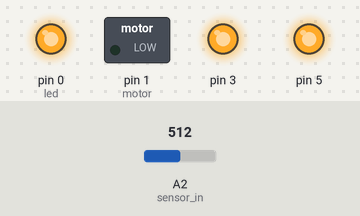
Simulated run of this sketch. Board: Arduino Uno, built with avr-gcc and run on an emulated ATmega328P. Shown: switched loads named in the sketch (green lamp = pin HIGH), output pins drawn as LEDs (lit = HIGH). The inputs (shaded band) are chosen by the test bench; at power-on: A2 (sensor_in) = 512. Pins used as bus, display or sensor lines are not drawn.

Above: at 1.2 s.
1.3 s: A2 (sensor_in) set to 272
2.8 s: A2 (sensor_in) set to 249
At 3.6 s:
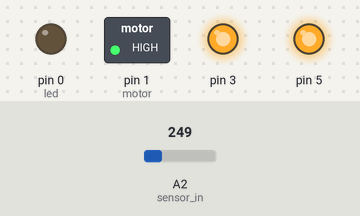
4.3 s: A2 (sensor_in) set to 265
At 4.8 s:
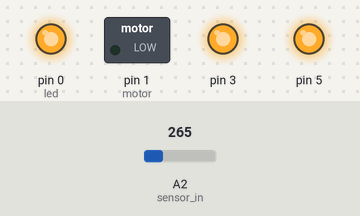
5.8 s: A2 (sensor_in) set to 245
At 7.2 s:
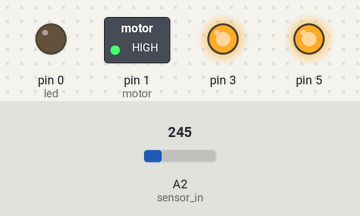
Timing chart, 0 to 8.3 s (numbered marks = the images above; inputs shaded):
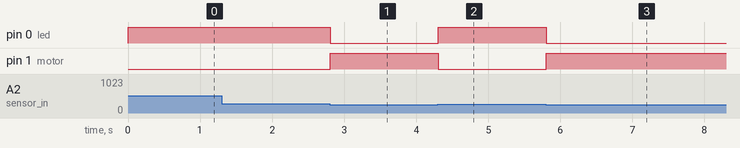

Measured:
- the behaviour switches between 256 and 255 on A2 (sensor_in) (found by bisection; images 0 and 1)
- after the input at 1.3 s, every drawn part: stays the same
- after the input at 2.8 s, pin 0 (led): HIGH → LOW at once; pin 1 (motor): LOW → HIGH at once
- after the input at 4.3 s, pin 0 (led): LOW → HIGH at once; pin 1 (motor): HIGH → LOW at once
- after the input at 5.8 s, pin 0 (led): HIGH → LOW at once; pin 1 (motor): LOW → HIGH at once

The sketch:

IR_vibro_0.ino
```cpp
/*
  IR_vibro
  brightness of an led, and the speed of a vibro motor, is set by proximity, using a sharp
  IR range measurement sensor.

 */

const int vibe_threshold = 20;
const int threshold = 20;

int led = 0; // PB0 = dip pin 5
int motor = 1;  // PB1 = dip pin 6
int sensor_in = 2; // ADC2 = PB4 (8pin dip pin 3)

void setup() {
  // initialize the digital pin as an output.
  pinMode(led, OUTPUT);
  pinMode(motor, OUTPUT);

  // to minimize power consumption, make unused pins outputs and drive them somewhere.
  pinMode(3, OUTPUT);
  pinMode(2, OUTPUT);
  pinMode(5, OUTPUT);
  digitalWrite(3,HIGH);
  digitalWrite(2,HIGH);
  digitalWrite(5,HIGH);
}

int sensor_value = 0;
int sensor_value_in = 0;
int i;


void loop() {

  sensor_value_in =  analogRead(sensor_in); // 10 bit input, 5v = code 1023,
                                            // but sensor only goes up to about 2.4 v

  if(sensor_value_in > threshold) {
    sensor_value = min(255, sensor_value_in / 2); // max is 255.
  }
  // brightness of LED proportional to proximity value.
  analogWrite(led, sensor_value);

  // vibe the motor, if above threshold
  if( sensor_value > vibe_threshold){
     analogWrite(motor, 255 - sensor_value);
  } else {
    analogWrite(motor, 255); // hi is OFF for motor.
  }
  delay(100);
}
```
